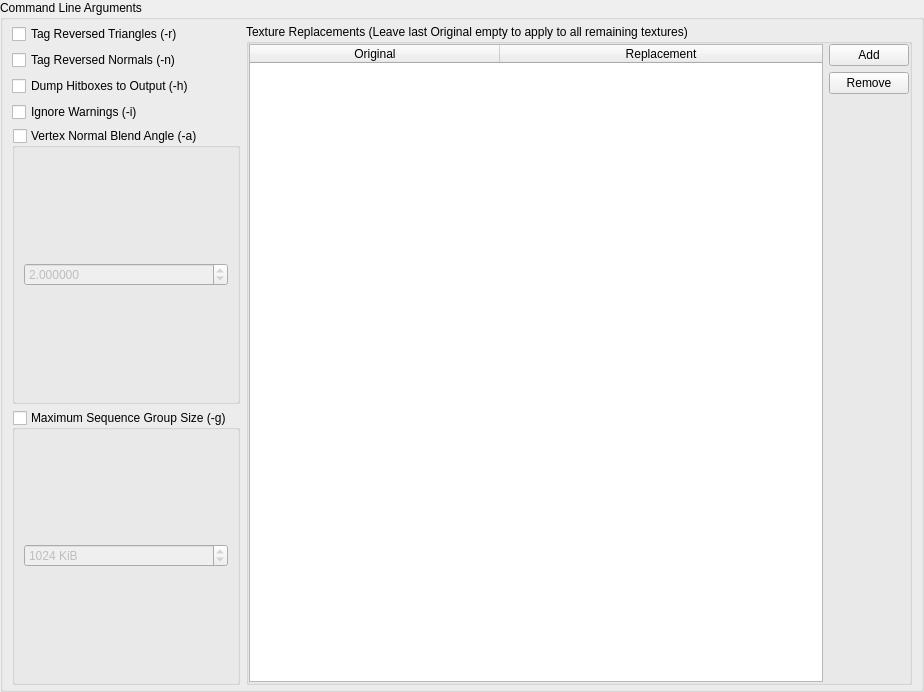
<?xml version="1.0" encoding="UTF-8"?>
<ui version="4.0">
 <class>studiomodel::StudioModelCompilerFrontEnd</class>
 <widget class="QWidget" name="studiomodel::StudioModelCompilerFrontEnd">
  <property name="geometry">
   <rect>
    <x>0</x>
    <y>0</y>
    <width>924</width>
    <height>692</height>
   </rect>
  </property>
  <property name="windowTitle">
   <string>Compile Model</string>
  </property>
  <layout class="QVBoxLayout" name="verticalLayout_2">
   <property name="leftMargin">
    <number>0</number>
   </property>
   <property name="topMargin">
    <number>0</number>
   </property>
   <property name="rightMargin">
    <number>0</number>
   </property>
   <property name="bottomMargin">
    <number>0</number>
   </property>
   <item>
    <widget class="QGroupBox" name="groupBox_2">
     <property name="title">
      <string>Command Line Arguments</string>
     </property>
     <layout class="QGridLayout" name="gridLayout">
      <property name="topMargin">
       <number>4</number>
      </property>
      <property name="bottomMargin">
       <number>4</number>
      </property>
      <item row="4" column="0">
       <widget class="QGroupBox" name="AddVertexBlendAngle">
        <property name="title">
         <string>Vertex Normal Blend Angle (-a)</string>
        </property>
        <property name="flat">
         <bool>true</bool>
        </property>
        <property name="checkable">
         <bool>true</bool>
        </property>
        <property name="checked">
         <bool>false</bool>
        </property>
        <layout class="QHBoxLayout" name="horizontalLayout_5">
         <property name="topMargin">
          <number>0</number>
         </property>
         <property name="bottomMargin">
          <number>0</number>
         </property>
         <item>
          <widget class="QDoubleSpinBox" name="VertexBlendAngle">
           <property name="decimals">
            <number>6</number>
           </property>
           <property name="maximum">
            <double>360.000000000000000</double>
           </property>
           <property name="value">
            <double>2.000000000000000</double>
           </property>
          </widget>
         </item>
        </layout>
       </widget>
      </item>
      <item row="0" column="1" rowspan="6">
       <widget class="QGroupBox" name="groupBox_3">
        <property name="title">
         <string>Texture Replacements (Leave last Original empty to apply to all remaining textures)</string>
        </property>
        <property name="flat">
         <bool>true</bool>
        </property>
        <layout class="QGridLayout" name="gridLayout_4">
         <property name="leftMargin">
          <number>0</number>
         </property>
         <property name="topMargin">
          <number>0</number>
         </property>
         <property name="rightMargin">
          <number>0</number>
         </property>
         <property name="bottomMargin">
          <number>0</number>
         </property>
         <item row="0" column="1">
          <widget class="QPushButton" name="AddTextureReplacement">
           <property name="text">
            <string>Add</string>
           </property>
          </widget>
         </item>
         <item row="1" column="1">
          <widget class="QPushButton" name="RemoveTextureReplacement">
           <property name="text">
            <string>Remove</string>
           </property>
          </widget>
         </item>
         <item row="2" column="1">
          <spacer name="verticalSpacer_2">
           <property name="orientation">
            <enum>Qt::Vertical</enum>
           </property>
           <property name="sizeType">
            <enum>QSizePolicy::Minimum</enum>
           </property>
           <property name="sizeHint" stdset="0">
            <size>
             <width>20</width>
             <height>0</height>
            </size>
           </property>
          </spacer>
         </item>
         <item row="0" column="0" rowspan="3">
          <widget class="QTableWidget" name="TextureReplacements">
           <property name="sizePolicy">
            <sizepolicy hsizetype="Expanding" vsizetype="Minimum">
             <horstretch>0</horstretch>
             <verstretch>0</verstretch>
            </sizepolicy>
           </property>
           <attribute name="horizontalHeaderDefaultSectionSize">
            <number>250</number>
           </attribute>
           <attribute name="horizontalHeaderStretchLastSection">
            <bool>true</bool>
           </attribute>
           <column>
            <property name="text">
             <string>Original</string>
            </property>
           </column>
           <column>
            <property name="text">
             <string>Replacement</string>
            </property>
           </column>
          </widget>
         </item>
        </layout>
       </widget>
      </item>
      <item row="0" column="0">
       <widget class="QCheckBox" name="TagReversedTriangles">
        <property name="text">
         <string>Tag Reversed Triangles (-r)</string>
        </property>
       </widget>
      </item>
      <item row="1" column="0">
       <widget class="QCheckBox" name="TagReversedNormals">
        <property name="text">
         <string>Tag Reversed Normals (-n)</string>
        </property>
       </widget>
      </item>
      <item row="3" column="0">
       <widget class="QCheckBox" name="IgnoreWarnings">
        <property name="text">
         <string>Ignore Warnings (-i)</string>
        </property>
       </widget>
      </item>
      <item row="5" column="0">
       <widget class="QGroupBox" name="AddMaximumSequenceGroupSize">
        <property name="title">
         <string>Maximum Sequence Group Size (-g)</string>
        </property>
        <property name="flat">
         <bool>true</bool>
        </property>
        <property name="checkable">
         <bool>true</bool>
        </property>
        <property name="checked">
         <bool>false</bool>
        </property>
        <layout class="QHBoxLayout" name="horizontalLayout_6">
         <property name="topMargin">
          <number>0</number>
         </property>
         <property name="bottomMargin">
          <number>0</number>
         </property>
         <item>
          <widget class="QSpinBox" name="MaximumSequenceGroupSize">
           <property name="suffix">
            <string> KiB</string>
           </property>
           <property name="minimum">
            <number>1</number>
           </property>
           <property name="maximum">
            <number>1000000000</number>
           </property>
           <property name="value">
            <number>1024</number>
           </property>
          </widget>
         </item>
        </layout>
       </widget>
      </item>
      <item row="2" column="0">
       <widget class="QCheckBox" name="DumpHitboxes">
        <property name="text">
         <string>Dump Hitboxes to Output (-h)</string>
        </property>
       </widget>
      </item>
     </layout>
    </widget>
   </item>
  </layout>
 </widget>
 <resources/>
 <connections/>
</ui>
